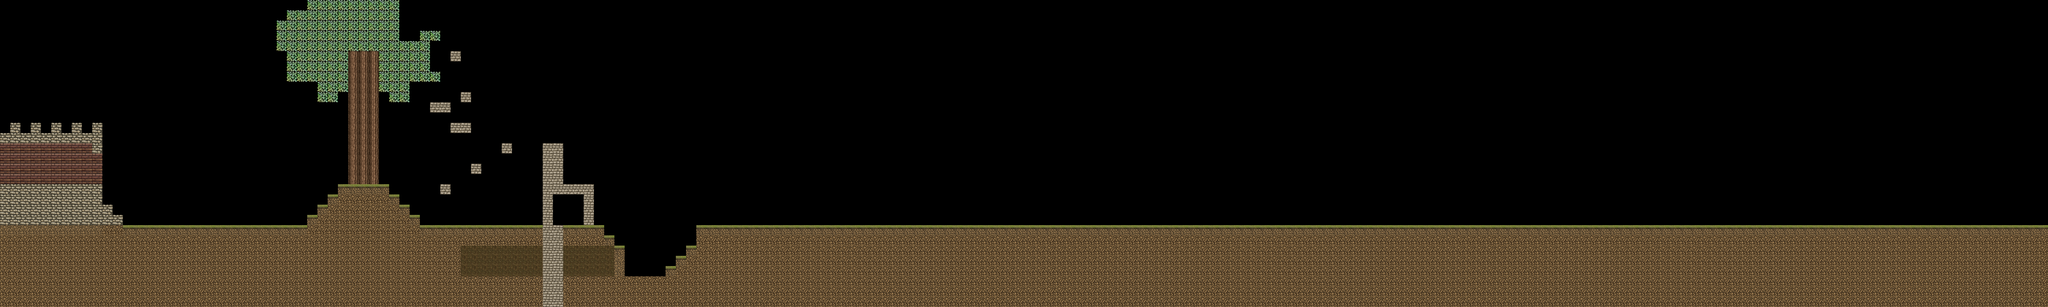

The image is a tile-based game level rendered from a .tmx file. Its description and source (layers, tilesets, objects; grid data summarised) follow:
An orthogonal 200x30 tile map with 32x32 px tiles, 2 tile layers (Background, Collision), 3 tilesets and 13 objects.

<map version="1.0" tiledversion="1.0.3" orientation="orthogonal" renderorder="right-down" width="200" height="30" tilewidth="32" tileheight="32" nextobjectid="44">
 <tileset firstgid="1" name="mapTiles" tilewidth="32" tileheight="32" tilecount="75" columns="15">
  <image source="../maps/mapTiles.png" width="480" height="160" />
 </tileset>
 <tileset firstgid="76" name="powerups" tilewidth="32" tileheight="64" tilecount="2" columns="2">
  <image source="../sprites/powerups.png" width="64" height="64" />
 </tileset>
 <tileset firstgid="78" name="enemies" tilewidth="32" tileheight="64" tilecount="2" columns="2">
  <image source="../sprites/enemies.png" width="64" height="64" />
 </tileset>
 <layer name="Background" width="200" height="30">
  <data>[6000 cells, 81 non-empty, 3 distinct tile ids]</data>
 </layer>
 <layer name="Collision" width="200" height="30">
  <data>[6000 cells, 1789 non-empty, 9 distinct tile ids]</data>
 </layer>
 <objectgroup name="Powerups">
  <object id="19" gid="76" x="618.348" y="657.885" width="32" height="64" />
  <object id="20" gid="76" x="730.668" y="658.061" width="32" height="64" />
  <object id="21" gid="77" x="386" y="574" width="32" height="64" />
  <object id="23" gid="77" x="1264.67" y="109.333" width="32" height="64" />
  <object id="27" gid="76" x="1794" y="549.333" width="32" height="64" />
  <object id="29" gid="76" x="1871.61" y="850.171" width="32" height="64" />
  <object id="31" gid="77" x="1739.12" y="688.154" width="32" height="64" />
  <object id="32" gid="76" x="1785.43" y="687.436" width="32" height="64" />
  <object id="33" gid="76" x="1459.67" y="858.508" width="32" height="64" />
  <object id="34" gid="77" x="1522.42" y="857.992" width="32" height="64" />
 </objectgroup>
 <objectgroup name="Enemies">
  <object id="36" gid="79" x="2001.31" y="848.692" width="32" height="64" />
  <object id="38" gid="79" x="816.436" y="657.673" width="32" height="64" />
  <object id="42" gid="79" x="1406.57" y="693.21" width="32" height="64" />
 </objectgroup>
</map>